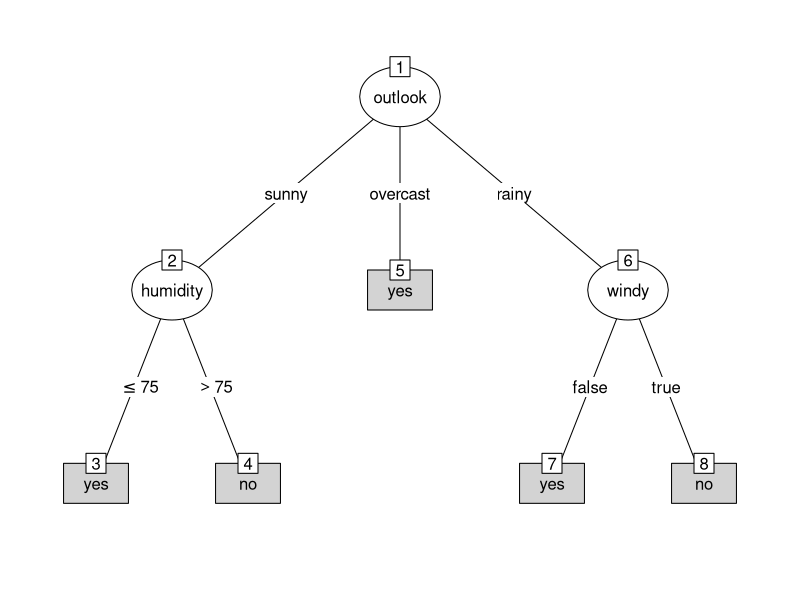
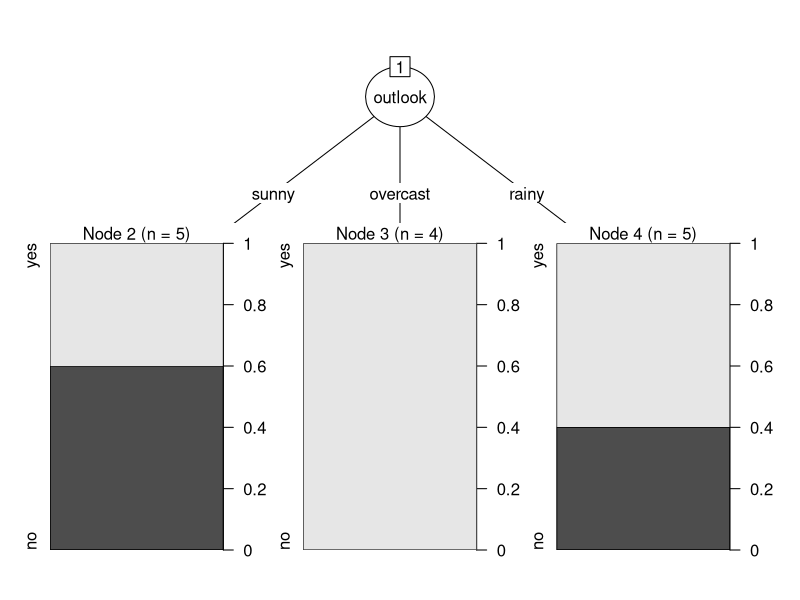

The R source for these figures, in order:
library(partykit)


### Name: party
### Title: Recursive Partytioning
### Aliases: party names.party names<-.party node_party is.constparty
###   is.simpleparty data_party data_party.default
### Keywords: tree

### ** Examples

### data ###
## artificial WeatherPlay data
data("WeatherPlay", package = "partykit")
str(WeatherPlay)


### splits ###
## split in overcast, humidity, and windy
sp_o <- partysplit(1L, index = 1:3)
sp_h <- partysplit(3L, breaks = 75)
sp_w <- partysplit(4L, index = 1:2)

## query labels
character_split(sp_o)


### nodes ###
## set up partynode structure
pn <- partynode(1L, split = sp_o, kids = list(
  partynode(2L, split = sp_h, kids = list(
    partynode(3L, info = "yes"),
    partynode(4L, info = "no"))),
  partynode(5L, info = "yes"),
  partynode(6L, split = sp_w, kids = list(
    partynode(7L, info = "yes"),
    partynode(8L, info = "no")))))
pn


### tree ###
## party: associate recursive partynode structure with data
py <- party(pn, WeatherPlay)
py
plot(py)


### variations ###
## tree stump
n1 <- partynode(id = 1L, split = sp_o, kids = lapply(2L:4L, partynode))
print(n1, data = WeatherPlay)

## query fitted nodes and kids ids
fitted_node(n1, data = WeatherPlay)
kidids_node(n1, data = WeatherPlay)

## tree with full data sets
t1 <- party(n1, data = WeatherPlay)

## tree with empty data set
party(n1, data = WeatherPlay[0, ])

## constant-fit tree
t2 <- party(n1, 
  data = WeatherPlay,
  fitted = data.frame(
    "(fitted)" = fitted_node(n1, data = WeatherPlay),
    "(response)" = WeatherPlay$play,
    check.names = FALSE),
  terms = terms(play ~ ., data = WeatherPlay),
)
t2 <- as.constparty(t2)
t2
plot(t2)
